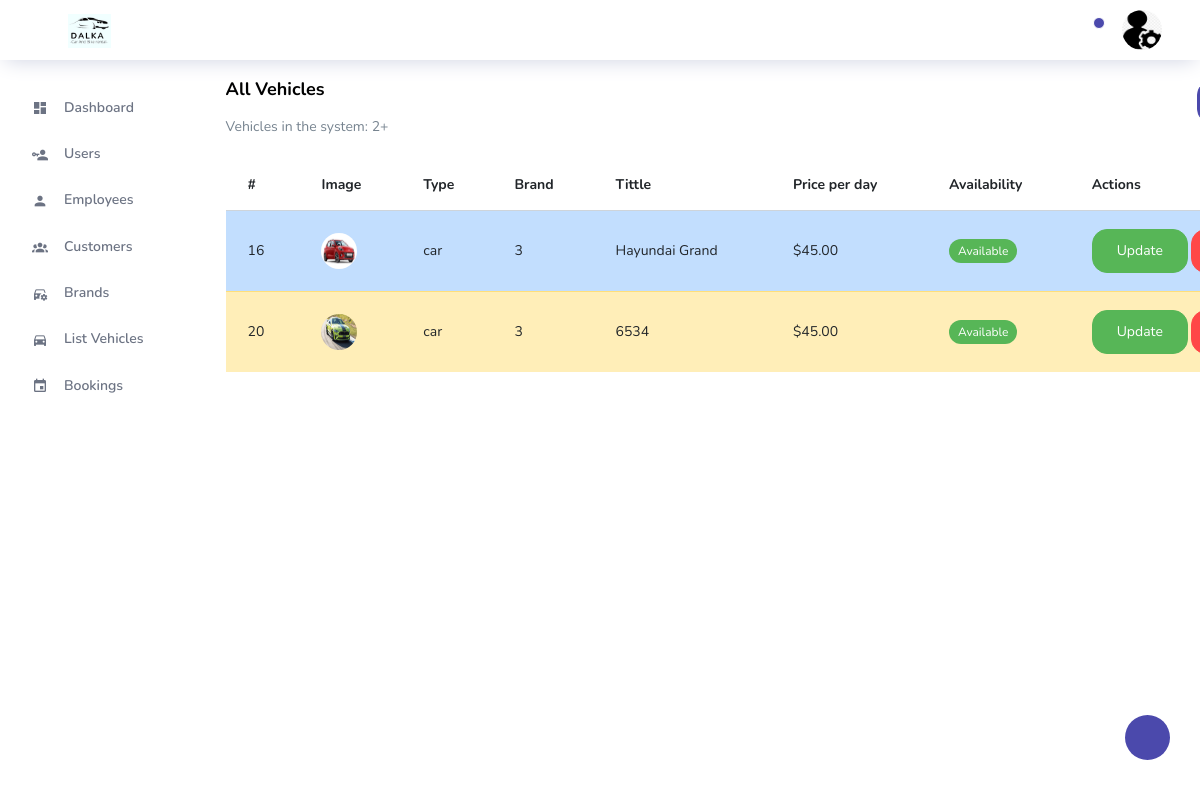
Page /admin/Vehicles.php (signed in) on the committed database.
### tables this page shows
CREATE TABLE `vehicles` (
  `id` int(11) NOT NULL,
  `brand` varchar(255) DEFAULT NULL,
  `title` varchar(255) DEFAULT NULL,
  `year` int(11) DEFAULT NULL,
  `price` decimal(10,2) DEFAULT NULL,
  `availability` enum('available','unavailable') DEFAULT NULL,
  `image` varchar(255) DEFAULT NULL,
  `vehicle_type` enum('car','bike') DEFAULT NULL,
  `created_at` timestamp NOT NULL DEFAULT current_timestamp()
);

### admin/components/add_vehicle_modal.php (called while the page is built, shortened)
<?php
function getBrands($connection)
{
    $sql = "SELECT id, name FROM brands";
    $result = $connection->query($sql);
    $brands = array();
    while ($row = $result->fetch_assoc()) {
        $brands[] = $row;
    }
    return $brands;
}
$allBrands = getBrands($connection);
?>

### admin/Vehicles.php (the view, shortened to what this page needs)
<?php
include 'include/header.php';
include 'include/db.php';
$query = "SELECT * FROM vehicles";
$result = mysqli_query($connection, $query);
include 'components/add_vehicle_modal.php';
$counter = 0;
?>
<div class="col-lg-12 stretch-card">
    <div class="card">
        <div class="card-body">
            <div class="d-flex justify-content-between">
                <div>
                    <h4 class="card-title">All Vehicles</h4>
                    <p class="card-description">
                        <?php
                        $numVehicles = mysqli_num_rows($result);
                        echo "Vehicles in the system: " . $numVehicles . "+";
                        ?>
                    </p>
                </div>
                <div>
                    <button type="button" class="btn btn-primary" data-toggle="modal" data-target="#addvehiclemodal">Add
                        New Vehicle</button>
                </div>
            </div>
            <div class="table-responsive pt-2">
                <table class="table table-striped">
                    <thead>
                        <tr>
                            <th>#</th>
                            <th>Image</th>
                            <th>Type</th>
                            <th>Brand</th>
                            <th>Tittle</th>
                            <th>Price per day</th>
                            <th>Availability</th>
                            <th>Actions</th>
                        </tr>
                    </thead>
                    <tbody>
                        <?php
                        $rowColorClasses = ['table-info', 'table-warning', 'table-danger', 'table-success', 'table-primary'];
                        while ($row = mysqli_fetch_assoc($result)) {
                            $colorClass = $rowColorClasses[$counter % count($rowColorClasses)];
                            $counter++;
                            ?>
                            <tr class="<?php echo $colorClass; ?>">
                                <td>
                                    <?php echo $row['id']; ?>
                                </td>
                                <td>
                                    <img src="../uploads/<?php echo $row['image']; ?>" alt="Vehicle Image"
                                        class="vehicle-image" style="max-width: 500px; max-height: 50px;">
                                </td>
                                <td>
                                    <?php echo $row['vehicle_type']; ?>
                                </td>
                                <td>
                                    <?php echo $row['brand']; ?>
                                </td>
                                <td>
                                    <?php echo $row['title']; ?>
                                </td>
                                <td>
                                    <?php echo '$' . $row['price']; ?>
                                </td>
                                <td>
                                    <?php
                                    $availability = $row['availability'];
                                    $statusClass = ($availability == 'available') ? 'badge-success' : 'badge-danger';
                                    $statusText = ($availability == 'available') ? 'Available' : 'Unavailable';
                                    ?>
                                    <span id="availability_<?php echo $row['id']; ?>"
                                        class="badge <?php echo $statusClass; ?>"
                                        onclick="toggleAvailability(<?php echo $row['id']; ?>)">
                                        <?php echo $statusText; ?>
                                    </span>
                                </td>
                                <td>
                                    <button type="button" class="btn btn-success">
                                        Update
                                    </button>
                                    <button type="button" class="btn btn-danger" data-toggle="modal"
                                        onclick="deleteVehicle(<?php echo $row['id']; ?>)">
                                    </button>
                                </td>
                            </tr>
                        <?php } ?>
                    </tbody>
                </table>
            </div>
        </div>
    </div>
</div>
<?php
include 'include/footer.php';
?>

### admin/include/header.php (shortened to what this page needs)
<!DOCTYPE html>
<html lang="en">
<head>
  <link rel="stylesheet" href="vendors/feather/feather.css">
  <link rel="stylesheet" href="https://cdn.jsdelivr.net/npm/@mdi/font/css/materialdesignicons.min.css">
  <link rel="stylesheet" href="vendors/ti-icons/css/themify-icons.css">
  <link rel="stylesheet" href="vendors/css/vendor.bundle.base.css">
  <link rel="stylesheet" href="vendors/datatables.net-bs4/dataTables.bootstrap4.css">
  <link rel="stylesheet" href="vendors/ti-icons/css/themify-icons.css">
  <link rel="stylesheet" type="text/css" href="js/select.dataTables.min.css">
  <link rel="stylesheet" href="css/vertical-layout-light/style.css">
</head>
<body>
  <div class="container-scroller">
    <nav class="navbar col-lg-12 col-12 p-0 fixed-top d-flex flex-row">
      <div class="text-center navbar-brand-wrapper d-flex align-items-center justify-content-center">
        <a class="navbar-brand brand-logo mr-5" href="./index.php"><img src="images/logo1.jpg" class="mr-2"
            alt="logo" /></a>
      </div>
      <div class="navbar-menu-wrapper d-flex align-items-center justify-content-end">
        <button class="navbar-toggler navbar-toggler align-self-center" type="button" data-toggle="minimize">
          <span class="icon-menu"></span>
        </button>
        <ul class="navbar-nav navbar-nav-right">
          <li class="nav-item dropdown">
            <a class="nav-link count-indicator dropdown-toggle" id="notificationDropdown" href="#"
              data-toggle="dropdown">
              <i class="icon-bell mx-0"></i>
              <span class="count"></span>
            </a>
          </li>
          <li class="nav-item nav-profile dropdown">
            <a class="nav-link dropdown-toggle" href="#" data-toggle="dropdown" id="profileDropdown">
              <img src="images/adminphoto.png" alt="profile" />
            </a>
          </li>
        </ul>
      </div>
    </nav>
    <div class="container-fluid page-body-wrapper">
      <div class="theme-setting-wrapper">
        <div id="settings-trigger"><i class="ti-settings"></i></div>
      </div>
      <nav class="sidebar sidebar-offcanvas" id="sidebar">
        <ul class="nav">
          <li class="nav-item">
            <a class="nav-link" href="index.php">
              <i class="mdi mdi-view-dashboard menu-icon"></i>
              <span class="menu-title">Dashboard</span>
            </a>
          </li>
          <li class="nav-item">
            <a class="nav-link" href="users.php">
              <i class="mdi mdi-account-key menu-icon"></i>
              <span class="menu-title">Users</span>
            </a>
          </li>
          <li class="nav-item">
            <a class="nav-link" href="employees.php">
              <i class="mdi mdi-account menu-icon"></i>
              <span class="menu-title">Employees</span>
            </a>
          </li>
          <li class="nav-item">
            <a class="nav-link" href="customers.php">
              <i class="mdi mdi-account-group menu-icon"></i>
              <span class="menu-title">Customers</span>
            </a>
          </li>
          <li class="nav-item">
            <a class="nav-link" href="brands.php">
              <i class="mdi mdi-car-cog menu-icon"></i>
              <span class="menu-title">Brands</span>
            </a>
          </li>
          <li class="nav-item">
            <a class="nav-link" href="vehicles.php">
              <i class="mdi mdi-car menu-icon"></i>
              <span class="menu-title">List Vehicles</span>
            </a>
          </li>
          <li class="nav-item">
            <a class="nav-link" href="bookings.php">
              <i class="mdi mdi-calendar menu-icon"></i>
              <span class="menu-title">Bookings</span>
            </a>
          </li>
        </ul>
      </nav>

### admin/include/footer.php (shortened to what this page needs)
</div>
</div>
</body>
</html>

### rows in the picture
vehicles: id "16", image (picture), vehicle_type "car", brand "3", title "Hayundai Grand", price "45.00", availability "Available"
vehicles: id "20", image (picture), vehicle_type "car", brand "3", title "6534", price "45.00", availability "Available"

### other values in the picture
$numVehicles "2"
